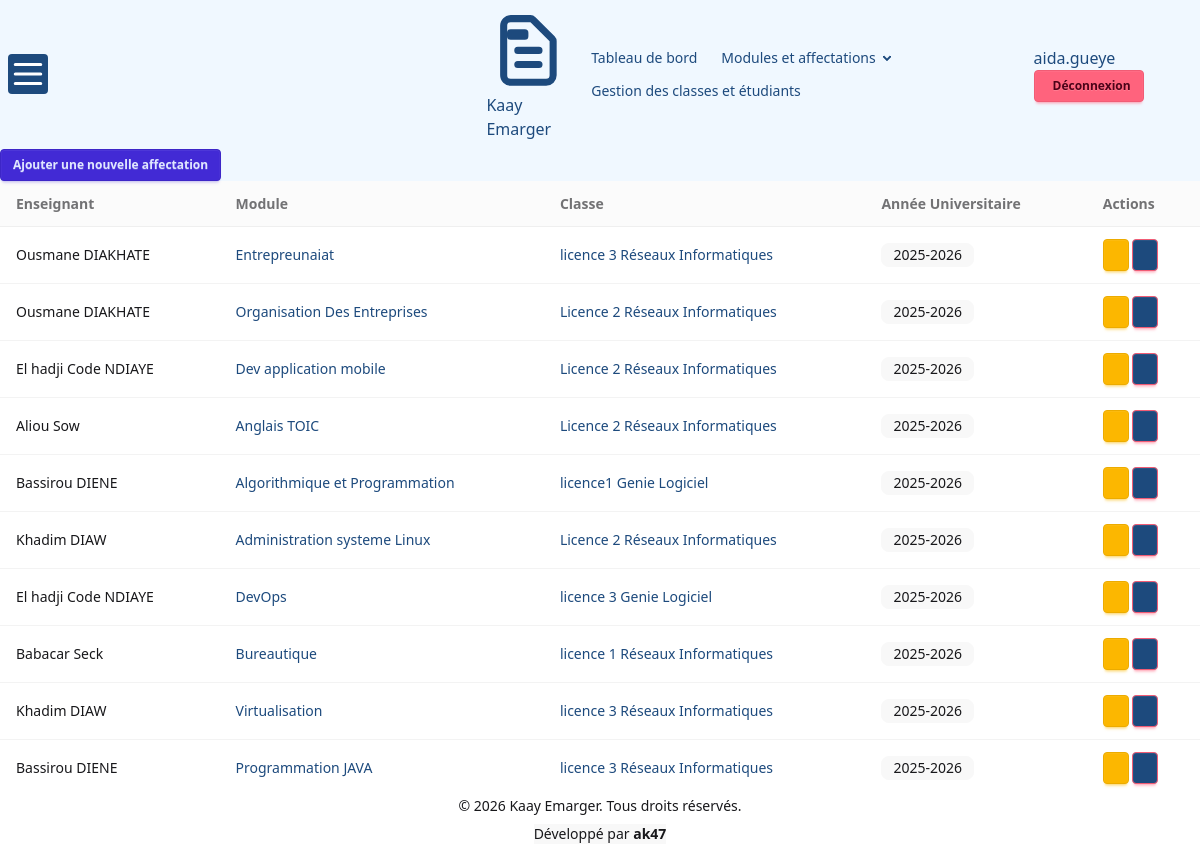
Page /responsables/affectations/liste_affectations (signed in) on the earlier database version.
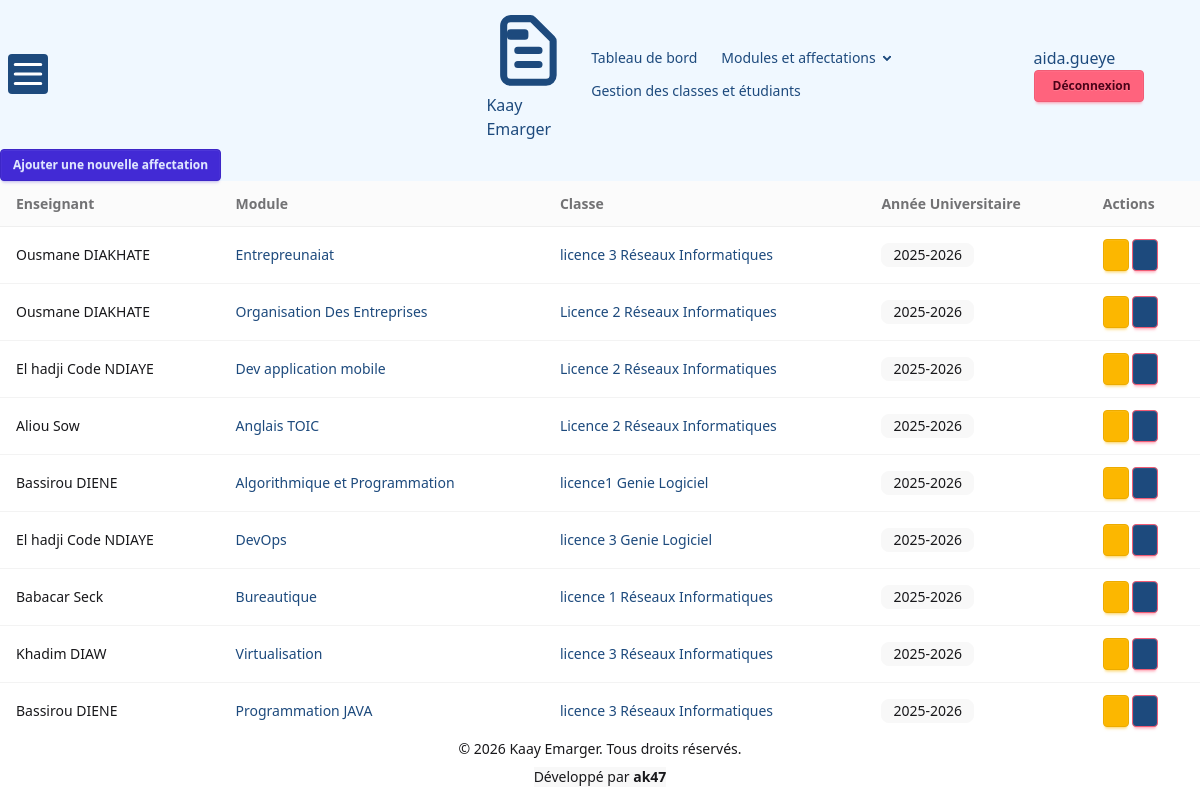
Same page on the later database version.
### project/models.py (models this page shows, shortened)
class Affectation(models.Model):
    enseignant = models.ForeignKey(Enseignant , on_delete=models.CASCADE)
    module = models.ForeignKey(Module,on_delete=models.CASCADE)
    annee_universitaire = models.CharField(max_length=20,default="2025-2026" , blank=True)
    classe = models.ForeignKey(
        Classe,on_delete=models.CASCADE, blank=True ,
        default=7
    )
    class Meta:
        unique_together = ("enseignant", "module", "annee_universitaire","classe")

class Enseignant(models.Model):
    user = models.OneToOneField(User, on_delete=models.CASCADE)
    nom = models.CharField(max_length=40)
    prenom = models.CharField(max_length=40)
    email = models.EmailField()
    telephone = models.CharField(max_length=9)
    def __str__(self):
        return f"{self.prenom} {self.nom}"

class Module(models.Model):
    code = models.CharField(max_length=10, unique=True, null=True, blank=True)
    nom = models.CharField(max_length=30, null=True)
    heures_cm = models.PositiveBigIntegerField(default=0, verbose_name="Heure CM")
    heures_td = models.PositiveBigIntegerField(default=0, verbose_name="Heures TD")
    heures_tp = models.PositiveBigIntegerField(default=0, verbose_name="Heures TP")
    volHoraire = models.IntegerField(null=True)

class Classe(models.Model):
    code = models.CharField(max_length=10, blank=True)
    filiere = models.CharField(max_length=40)
    niveau = models.CharField(max_length=40)

### project/views.py (the view)
# urls.py: path('responsables/affectations/liste_affectations', views.liste_affectations, name='liste_affectations'),
def liste_affectations(request):
    if request.user.role != 'responsable':
            return HttpResponseForbidden("Cette page est réservée aux responsables pédagogiques.")
    affectations = Affectation.objects.select_related('enseignant','module','classe').order_by('annee_universitaire')
    paginator  = Paginator(affectations,10)
    page_number =  request.GET.get('page')
    page_obj = paginator.get_page(page_number)
    return render(request, 'responsables/liste_affectations.html',{'page_obj':page_obj})

### project/templates/responsables/liste_affectations.html (shortened to what this page needs)
{% extends 'base.html' %}
{% block content %}
<div class="container mx-auto p-6">
    <div class="flex justify-between items-center mb-6">
        <a href="{% url 'creer_affectation' %}" class="btn btn-primary btn-sm">
            Ajouter une nouvelle affectation
        </a>
    </div>
    <div class="overflow-x-auto bg-base-100 rounded-lg border border-base-200 shadow-sm">
        <table class="table w-full">
            <thead>
                <tr class="bg-base-200/50">
                    <th>Enseignant</th>
                    <th>Module</th>
                    <th class="text-center">Classe</th>
                    <th class="text-center">Année Universitaire</th>
                    <th class="text-right">Actions</th>
                </tr>
            </thead>
            <tbody>
                {% for a in page_obj %}
                <tr class="hover">
                    <td class="font-medium text-base-content">{{ a.enseignant }}</td>
                    <td>{{ a.module.nom }}</td>
                    <td class="text-center">{{ a.classe.niveau }} {{ a.classe.filiere }}</td>
                    <td class="text-center"><span class="badge badge-ghost">{{ a.annee_universitaire }}</span></td>
                    <td class="text-right">
                        <a href="{% url 'modifier_affectation' a.id %}" class="btn btn-warning btn-sm gap-1">
                        </a>
                        <button class="btn btn-error btn-sm" onclick="document.getElementById('modal_supprimer_{{ a.id }}').showModal()">
                        </button>
                    </td>
                </tr>
                {% empty %}
                <tr>
                    <td colspan="5" class="text-center py-8 text-base-content/50">
                        Aucune affectation n'a été trouvée
                    </td>
                </tr>
                {% endfor %}
            </tbody>
        </table>
    </div>
</div>
{% endblock %}

Differences in the rows shown:
removed Affectation: enseignant "Khadim DIAW", module.nom "Administration systeme Linux", classe.niveau "Licence 2", classe.filiere "Réseaux Informatiques", annee_universitaire "2025-2026"
